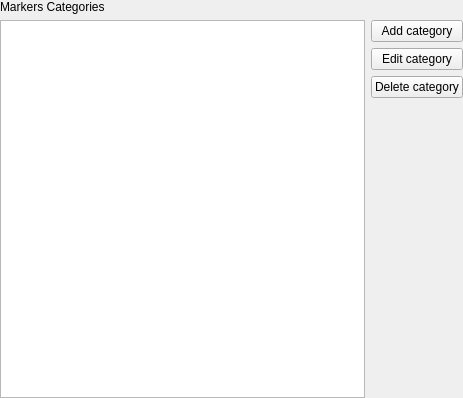
<?xml version="1.0" encoding="UTF-8"?>
<ui version="4.0">
 <author>
SPDX-FileCopyrightText: none
SPDX-License-Identifier: GPL-3.0-only OR LicenseRef-KDE-Accepted-GPL
 </author>
 <class>GuideCategories_UI</class>
 <widget class="QWidget" name="GuideCategories_UI">
  <property name="geometry">
   <rect>
    <x>0</x>
    <y>0</y>
    <width>463</width>
    <height>398</height>
   </rect>
  </property>
  <layout class="QGridLayout" name="gridLayout">
   <property name="leftMargin">
    <number>0</number>
   </property>
   <property name="topMargin">
    <number>0</number>
   </property>
   <property name="rightMargin">
    <number>0</number>
   </property>
   <property name="bottomMargin">
    <number>0</number>
   </property>
   <item row="4" column="1">
    <spacer name="verticalSpacer">
     <property name="orientation">
      <enum>Qt::Vertical</enum>
     </property>
     <property name="sizeHint" stdset="0">
      <size>
       <width>20</width>
       <height>275</height>
      </size>
     </property>
    </spacer>
   </item>
   <item row="1" column="0" rowspan="4">
    <widget class="QListWidget" name="guides_list"/>
   </item>
   <item row="3" column="1">
    <widget class="QPushButton" name="guide_delete">
     <property name="text">
      <string>Delete category</string>
     </property>
    </widget>
   </item>
   <item row="1" column="1">
    <widget class="QPushButton" name="guide_add">
     <property name="text">
      <string>Add category</string>
     </property>
    </widget>
   </item>
   <item row="2" column="1">
    <widget class="QPushButton" name="guide_edit">
     <property name="text">
      <string>Edit category</string>
     </property>
    </widget>
   </item>
   <item row="0" column="0" colspan="2">
    <widget class="QLabel" name="label">
     <property name="text">
      <string>Markers Categories</string>
     </property>
    </widget>
   </item>
  </layout>
 </widget>
 <resources/>
 <connections/>
</ui>
